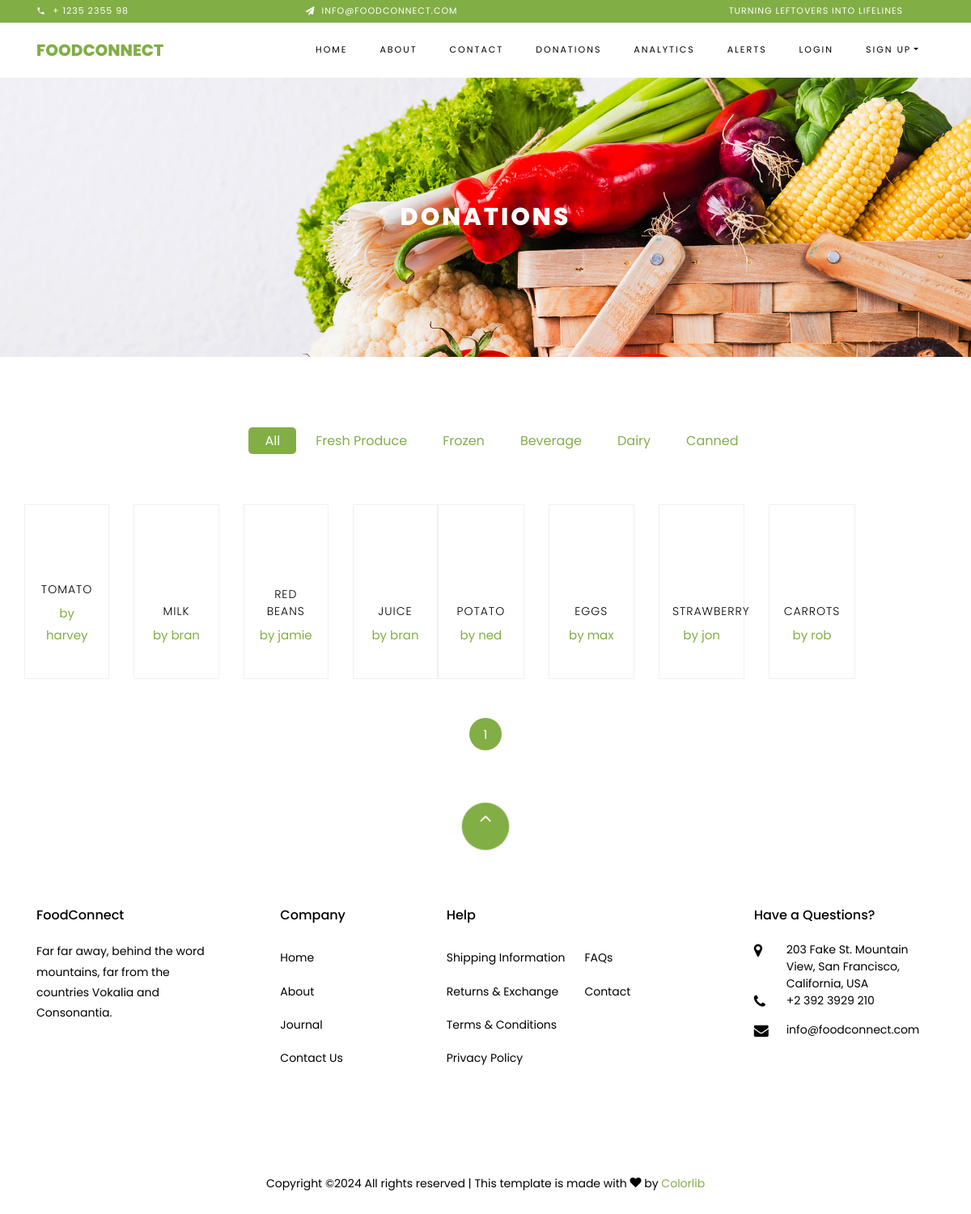
/donations/, run on an earlier commit of the app's database.
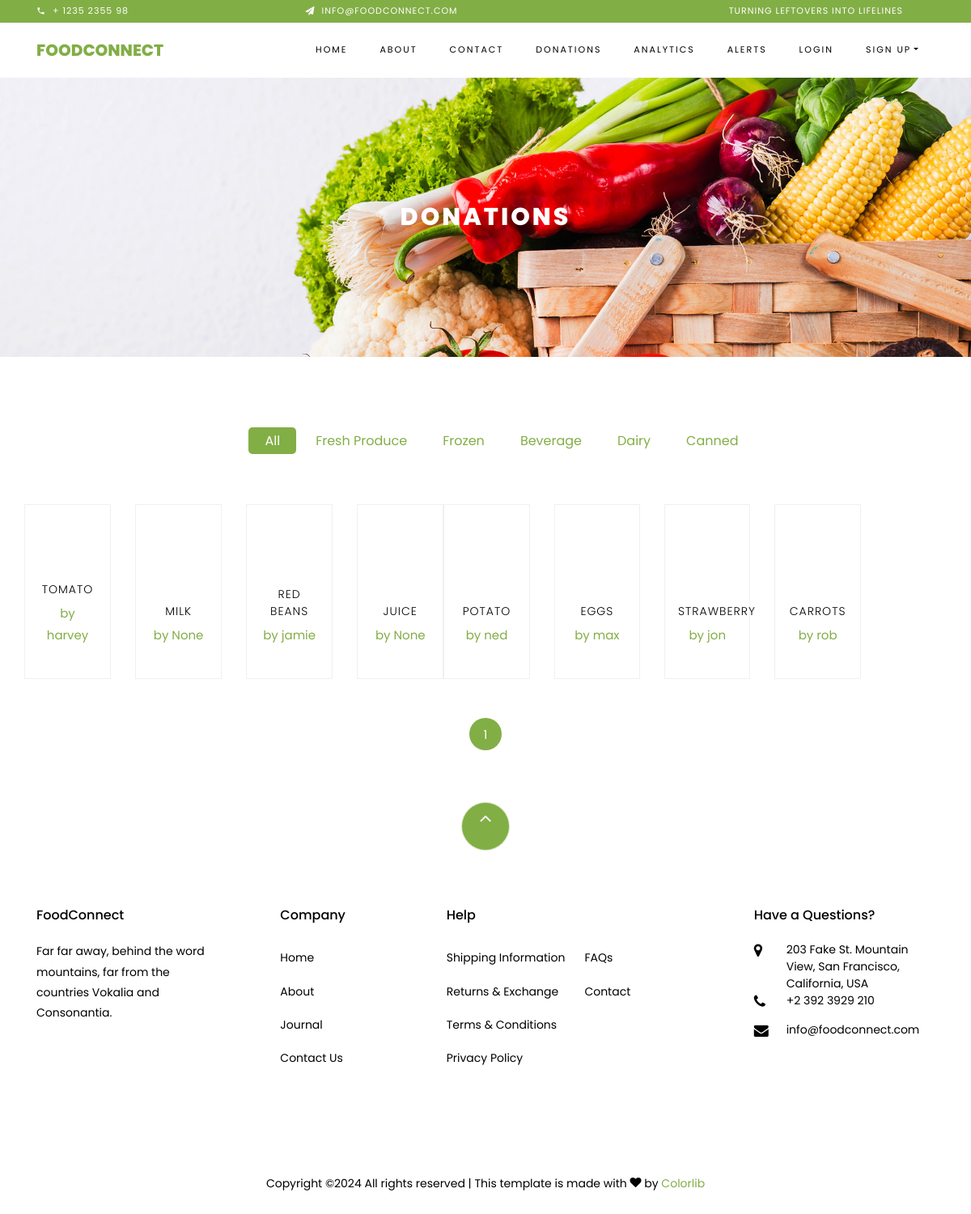
And on a later commit of the database.
### donations/models.py (models this page shows, shortened)
class Product(models.Model):
    UNIT_CHOICES = [
        ('g', 'Grams'),
        ('kg', 'Kilograms'),
        ('liters', 'Liters'),
        ('ml', 'Milliliters'),
    ]
    name = models.CharField(max_length=100)
    donated_by = models.ForeignKey(User, on_delete=models.SET_NULL, null=True)
    description = models.TextField(null=True, blank=True)
    category = models.ForeignKey(Category, on_delete=models.CASCADE, related_name='products')
    quantity = models.PositiveIntegerField()
    weight = models.PositiveIntegerField()
    unit = models.CharField(max_length=10, choices=UNIT_CHOICES)
    rating = models.PositiveIntegerField(default=0)
    amount_donated = models.PositiveIntegerField(default=0)
    expiry_date = models.DateField(blank=True, null=True)
    image=models.URLField(max_length=300, default='https://img.freepik.com/premium-vector/hand-drawn-food-bank-illustration_23-2149323575.jpg?w=1060')

### donations/views.py (the view)
# urls.py: path('', views.donations_view, name='donations' ),
def donations_view(request):
    categories = Category.objects.all()
    category_id = request.GET.get('category_id')
    if category_id:
        products = Product.objects.filter(category_id=category_id)
    else:
        products = Product.objects.all()
    paginator = Paginator(products, 8)
    page_number = request.GET.get('page', 1)
    page_obj = paginator.get_page(page_number)
    return render(request, '../templates/donations/donations.html', {'products':page_obj, 'categories': categories, 'page_obj': page_obj,'current_category': int(category_id) if category_id else None,})

### templates/donations/donations.html (shortened to what this page needs)
{% extends 'webpages/base.html' %}
{% load static %}
{% block content %}
    <div class="hero-wrap hero-bread" style="background-image: url('{% static "images/bg_1.jpg" %}');">
        <div class="container">
            <div class="row no-gutters slider-text align-items-center justify-content-center">
                <div class="col-md-9 ftco-animate text-center">
                    <h1 class="mb-0 bread">Donations</h1>
                </div>
            </div>
        </div>
    </div>
    <section class="ftco-section">
        <div class="container">
            <div class="row justify-content-center">
                <div class="col-md-10 mb-5 text-center">
                    <ul class="product-category">
                        <li>
                            <a href="{% url 'donations' %}" class="{% if not current_category %}active{% endif %}">All</a>
                        </li>
                        {% for category in categories %}
                            <li>
                                <a href="{% url 'donations' %}?category_id={{ category.id }}"
                                   class="{% if current_category == category.id %}active{% endif %}">
                                    {{ category.name }}
                                </a>
                            </li>
                        {% endfor %}
                    </ul>
                </div>
            </div>
            {% if products %}
                <div class="row">
                    {% for product in products %}
                        {% if forloop.counter0|divisibleby:4 %}
                        <div class="row">
                        {% endif %}
                        <div class="col-md-6 col-lg-3 ftco-animate">
                            <div class="product py-3 pb-4 px-3 d-flex flex-column align-items-center justify-content-between" style="height: 100%;">
                                <a href="#" class="img-prod">
                                </a>
                                <div class="text text-center">
                                    <h3><a href="#">{{ product.name }}</a></h3>
                                    <p><a href="#">by {{ product.donated_by }}</a></p>
                                </div>
                            </div>
                        </div>
                        {% if forloop.counter|divisibleby:4 or forloop.last %}
                        </div>
                        {% endif %}
                    {% endfor %}
                </div>
                <div class="row mt-5">
                    <div class="col text-center">
                        <div class="block-27">
                            <ul>
                                {% for num in page_obj.paginator.page_range %}
                                    {% if page_obj.number == num %}
                                        <li class="active"><span>{{ num }}</span></li>
                                    {% else %}
                                        <li><a href="?page={{ num }}">{{ num }}</a></li>
                                    {% endif %}
                                {% endfor %}
                            </ul>
                        </div>
                    </div>
                </div>
            {% else %}
                <div class="row mt-5">
                    <div class="col text-center">
                        <p>No products found, <a href="{% url 'donate' %}">Donate now!</a></p>
                    </div>
                </div>
            {% endif %}
        </div>
    </section>
{% endblock %}

What changed in the data, as far as the page shows it:
changed Product "MILK": donated_by "bran" → "None"
changed Product "JUICE": donated_by "bran" → "None"
